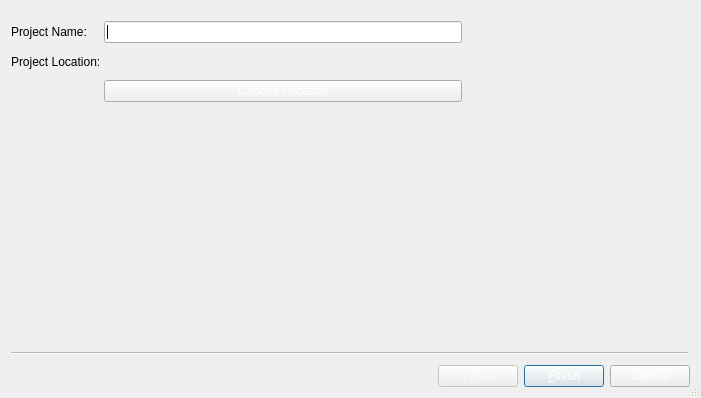
<?xml version="1.0" encoding="UTF-8"?>
<ui version="4.0">
 <class>project_Wizard</class>
 <widget class="QWizard" name="project_Wizard">
  <property name="enabled">
   <bool>true</bool>
  </property>
  <property name="geometry">
   <rect>
    <x>0</x>
    <y>0</y>
    <width>701</width>
    <height>398</height>
   </rect>
  </property>
  <property name="palette">
   <palette>
    <active>
     <colorrole role="ButtonText">
      <brush brushstyle="SolidPattern">
       <color alpha="255">
        <red>255</red>
        <green>255</green>
        <blue>255</blue>
       </color>
      </brush>
     </colorrole>
    </active>
    <inactive>
     <colorrole role="ButtonText">
      <brush brushstyle="SolidPattern">
       <color alpha="255">
        <red>255</red>
        <green>255</green>
        <blue>255</blue>
       </color>
      </brush>
     </colorrole>
    </inactive>
    <disabled>
     <colorrole role="ButtonText">
      <brush brushstyle="SolidPattern">
       <color alpha="127">
        <red>255</red>
        <green>255</green>
        <blue>255</blue>
       </color>
      </brush>
     </colorrole>
    </disabled>
   </palette>
  </property>
  <property name="windowTitle">
   <string>Project Creation Wizard</string>
  </property>
  <property name="layoutDirection">
   <enum>Qt::LeftToRight</enum>
  </property>
  <property name="autoFillBackground">
   <bool>false</bool>
  </property>
  <property name="sizeGripEnabled">
   <bool>true</bool>
  </property>
  <widget class="QWizardPage" name="wizardPage1">
   <widget class="QWidget" name="formLayoutWidget">
    <property name="geometry">
     <rect>
      <x>0</x>
      <y>10</y>
      <width>451</width>
      <height>81</height>
     </rect>
    </property>
    <layout class="QGridLayout" name="gridLayout">
     <property name="horizontalSpacing">
      <number>3</number>
     </property>
     <property name="verticalSpacing">
      <number>2</number>
     </property>
     <item row="1" column="1">
      <widget class="QLabel" name="path_Placeholder">
       <property name="palette">
        <palette>
         <active>
          <colorrole role="WindowText">
           <brush brushstyle="SolidPattern">
            <color alpha="255">
             <red>0</red>
             <green>0</green>
             <blue>0</blue>
            </color>
           </brush>
          </colorrole>
          <colorrole role="Text">
           <brush brushstyle="SolidPattern">
            <color alpha="255">
             <red>0</red>
             <green>0</green>
             <blue>0</blue>
            </color>
           </brush>
          </colorrole>
          <colorrole role="PlaceholderText">
           <brush brushstyle="SolidPattern">
            <color alpha="128">
             <red>0</red>
             <green>0</green>
             <blue>0</blue>
            </color>
           </brush>
          </colorrole>
         </active>
         <inactive>
          <colorrole role="WindowText">
           <brush brushstyle="SolidPattern">
            <color alpha="255">
             <red>0</red>
             <green>0</green>
             <blue>0</blue>
            </color>
           </brush>
          </colorrole>
          <colorrole role="Text">
           <brush brushstyle="SolidPattern">
            <color alpha="255">
             <red>0</red>
             <green>0</green>
             <blue>0</blue>
            </color>
           </brush>
          </colorrole>
          <colorrole role="PlaceholderText">
           <brush brushstyle="SolidPattern">
            <color alpha="128">
             <red>0</red>
             <green>0</green>
             <blue>0</blue>
            </color>
           </brush>
          </colorrole>
         </inactive>
         <disabled>
          <colorrole role="WindowText">
           <brush brushstyle="SolidPattern">
            <color alpha="127">
             <red>255</red>
             <green>255</green>
             <blue>255</blue>
            </color>
           </brush>
          </colorrole>
          <colorrole role="Text">
           <brush brushstyle="SolidPattern">
            <color alpha="127">
             <red>255</red>
             <green>255</green>
             <blue>255</blue>
            </color>
           </brush>
          </colorrole>
          <colorrole role="PlaceholderText">
           <brush brushstyle="SolidPattern">
            <color alpha="128">
             <red>231</red>
             <green>231</green>
             <blue>231</blue>
            </color>
           </brush>
          </colorrole>
         </disabled>
        </palette>
       </property>
       <property name="text">
        <string/>
       </property>
      </widget>
     </item>
     <item row="1" column="0">
      <widget class="QLabel" name="label_2">
       <property name="palette">
        <palette>
         <active>
          <colorrole role="WindowText">
           <brush brushstyle="SolidPattern">
            <color alpha="255">
             <red>0</red>
             <green>0</green>
             <blue>0</blue>
            </color>
           </brush>
          </colorrole>
          <colorrole role="Text">
           <brush brushstyle="SolidPattern">
            <color alpha="255">
             <red>0</red>
             <green>0</green>
             <blue>0</blue>
            </color>
           </brush>
          </colorrole>
          <colorrole role="PlaceholderText">
           <brush brushstyle="SolidPattern">
            <color alpha="128">
             <red>0</red>
             <green>0</green>
             <blue>0</blue>
            </color>
           </brush>
          </colorrole>
         </active>
         <inactive>
          <colorrole role="WindowText">
           <brush brushstyle="SolidPattern">
            <color alpha="255">
             <red>0</red>
             <green>0</green>
             <blue>0</blue>
            </color>
           </brush>
          </colorrole>
          <colorrole role="Text">
           <brush brushstyle="SolidPattern">
            <color alpha="255">
             <red>0</red>
             <green>0</green>
             <blue>0</blue>
            </color>
           </brush>
          </colorrole>
          <colorrole role="PlaceholderText">
           <brush brushstyle="SolidPattern">
            <color alpha="128">
             <red>0</red>
             <green>0</green>
             <blue>0</blue>
            </color>
           </brush>
          </colorrole>
         </inactive>
         <disabled>
          <colorrole role="WindowText">
           <brush brushstyle="SolidPattern">
            <color alpha="127">
             <red>255</red>
             <green>255</green>
             <blue>255</blue>
            </color>
           </brush>
          </colorrole>
          <colorrole role="Text">
           <brush brushstyle="SolidPattern">
            <color alpha="127">
             <red>255</red>
             <green>255</green>
             <blue>255</blue>
            </color>
           </brush>
          </colorrole>
          <colorrole role="PlaceholderText">
           <brush brushstyle="SolidPattern">
            <color alpha="128">
             <red>231</red>
             <green>231</green>
             <blue>231</blue>
            </color>
           </brush>
          </colorrole>
         </disabled>
        </palette>
       </property>
       <property name="text">
        <string>Project Location:</string>
       </property>
      </widget>
     </item>
     <item row="0" column="1">
      <widget class="QLineEdit" name="project_Name_Line_Edit">
       <property name="palette">
        <palette>
         <active>
          <colorrole role="WindowText">
           <brush brushstyle="SolidPattern">
            <color alpha="255">
             <red>0</red>
             <green>0</green>
             <blue>0</blue>
            </color>
           </brush>
          </colorrole>
          <colorrole role="Text">
           <brush brushstyle="SolidPattern">
            <color alpha="255">
             <red>0</red>
             <green>0</green>
             <blue>0</blue>
            </color>
           </brush>
          </colorrole>
          <colorrole role="PlaceholderText">
           <brush brushstyle="SolidPattern">
            <color alpha="128">
             <red>0</red>
             <green>0</green>
             <blue>0</blue>
            </color>
           </brush>
          </colorrole>
         </active>
         <inactive>
          <colorrole role="WindowText">
           <brush brushstyle="SolidPattern">
            <color alpha="255">
             <red>0</red>
             <green>0</green>
             <blue>0</blue>
            </color>
           </brush>
          </colorrole>
          <colorrole role="Text">
           <brush brushstyle="SolidPattern">
            <color alpha="255">
             <red>0</red>
             <green>0</green>
             <blue>0</blue>
            </color>
           </brush>
          </colorrole>
          <colorrole role="PlaceholderText">
           <brush brushstyle="SolidPattern">
            <color alpha="128">
             <red>0</red>
             <green>0</green>
             <blue>0</blue>
            </color>
           </brush>
          </colorrole>
         </inactive>
         <disabled>
          <colorrole role="WindowText">
           <brush brushstyle="SolidPattern">
            <color alpha="127">
             <red>255</red>
             <green>255</green>
             <blue>255</blue>
            </color>
           </brush>
          </colorrole>
          <colorrole role="Text">
           <brush brushstyle="SolidPattern">
            <color alpha="127">
             <red>255</red>
             <green>255</green>
             <blue>255</blue>
            </color>
           </brush>
          </colorrole>
          <colorrole role="PlaceholderText">
           <brush brushstyle="SolidPattern">
            <color alpha="128">
             <red>231</red>
             <green>231</green>
             <blue>231</blue>
            </color>
           </brush>
          </colorrole>
         </disabled>
        </palette>
       </property>
      </widget>
     </item>
     <item row="2" column="1">
      <widget class="QPushButton" name="choose_Dialog">
       <property name="palette">
        <palette>
         <active>
          <colorrole role="WindowText">
           <brush brushstyle="SolidPattern">
            <color alpha="255">
             <red>0</red>
             <green>0</green>
             <blue>0</blue>
            </color>
           </brush>
          </colorrole>
          <colorrole role="Text">
           <brush brushstyle="SolidPattern">
            <color alpha="255">
             <red>0</red>
             <green>0</green>
             <blue>0</blue>
            </color>
           </brush>
          </colorrole>
          <colorrole role="PlaceholderText">
           <brush brushstyle="SolidPattern">
            <color alpha="128">
             <red>0</red>
             <green>0</green>
             <blue>0</blue>
            </color>
           </brush>
          </colorrole>
         </active>
         <inactive>
          <colorrole role="WindowText">
           <brush brushstyle="SolidPattern">
            <color alpha="255">
             <red>0</red>
             <green>0</green>
             <blue>0</blue>
            </color>
           </brush>
          </colorrole>
          <colorrole role="Text">
           <brush brushstyle="SolidPattern">
            <color alpha="255">
             <red>0</red>
             <green>0</green>
             <blue>0</blue>
            </color>
           </brush>
          </colorrole>
          <colorrole role="PlaceholderText">
           <brush brushstyle="SolidPattern">
            <color alpha="128">
             <red>0</red>
             <green>0</green>
             <blue>0</blue>
            </color>
           </brush>
          </colorrole>
         </inactive>
         <disabled>
          <colorrole role="WindowText">
           <brush brushstyle="SolidPattern">
            <color alpha="127">
             <red>255</red>
             <green>255</green>
             <blue>255</blue>
            </color>
           </brush>
          </colorrole>
          <colorrole role="Text">
           <brush brushstyle="SolidPattern">
            <color alpha="127">
             <red>255</red>
             <green>255</green>
             <blue>255</blue>
            </color>
           </brush>
          </colorrole>
          <colorrole role="PlaceholderText">
           <brush brushstyle="SolidPattern">
            <color alpha="128">
             <red>231</red>
             <green>231</green>
             <blue>231</blue>
            </color>
           </brush>
          </colorrole>
         </disabled>
        </palette>
       </property>
       <property name="text">
        <string>Choose Location</string>
       </property>
      </widget>
     </item>
     <item row="0" column="0">
      <widget class="QLabel" name="label_1">
       <property name="palette">
        <palette>
         <active>
          <colorrole role="WindowText">
           <brush brushstyle="SolidPattern">
            <color alpha="255">
             <red>0</red>
             <green>0</green>
             <blue>0</blue>
            </color>
           </brush>
          </colorrole>
          <colorrole role="Text">
           <brush brushstyle="SolidPattern">
            <color alpha="255">
             <red>0</red>
             <green>0</green>
             <blue>0</blue>
            </color>
           </brush>
          </colorrole>
          <colorrole role="PlaceholderText">
           <brush brushstyle="SolidPattern">
            <color alpha="128">
             <red>0</red>
             <green>0</green>
             <blue>0</blue>
            </color>
           </brush>
          </colorrole>
         </active>
         <inactive>
          <colorrole role="WindowText">
           <brush brushstyle="SolidPattern">
            <color alpha="255">
             <red>0</red>
             <green>0</green>
             <blue>0</blue>
            </color>
           </brush>
          </colorrole>
          <colorrole role="Text">
           <brush brushstyle="SolidPattern">
            <color alpha="255">
             <red>0</red>
             <green>0</green>
             <blue>0</blue>
            </color>
           </brush>
          </colorrole>
          <colorrole role="PlaceholderText">
           <brush brushstyle="SolidPattern">
            <color alpha="128">
             <red>0</red>
             <green>0</green>
             <blue>0</blue>
            </color>
           </brush>
          </colorrole>
         </inactive>
         <disabled>
          <colorrole role="WindowText">
           <brush brushstyle="SolidPattern">
            <color alpha="127">
             <red>255</red>
             <green>255</green>
             <blue>255</blue>
            </color>
           </brush>
          </colorrole>
          <colorrole role="Text">
           <brush brushstyle="SolidPattern">
            <color alpha="127">
             <red>255</red>
             <green>255</green>
             <blue>255</blue>
            </color>
           </brush>
          </colorrole>
          <colorrole role="PlaceholderText">
           <brush brushstyle="SolidPattern">
            <color alpha="128">
             <red>231</red>
             <green>231</green>
             <blue>231</blue>
            </color>
           </brush>
          </colorrole>
         </disabled>
        </palette>
       </property>
       <property name="text">
        <string>Project Name:</string>
       </property>
      </widget>
     </item>
    </layout>
   </widget>
  </widget>
 </widget>
 <resources/>
 <connections/>
</ui>
